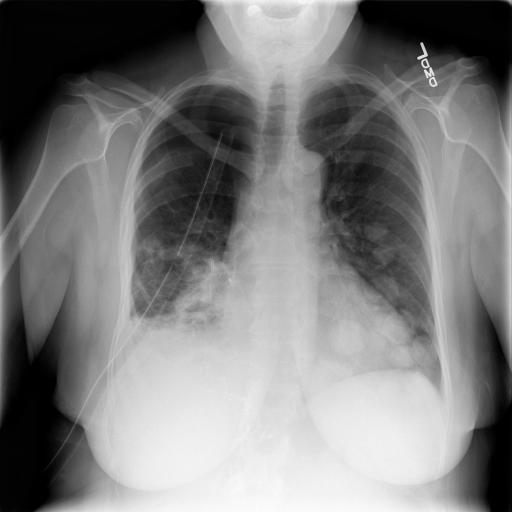
#> input picture XRAY_ACTIONS/NormalizedAndStandardized_images/normalized_image_1.png, 1024 x 1024 px, found by its file name (shown at 1/2 size); its folder holds only this picture in this run
$ python Lesson7A.py
#> lines starting #> are read from the running program, lines starting #| are printed output that depends on the picture; after the words box and inside, x2 and y2 are one past the last pixel; in counts of white or black regions, pixels touching at a corner belong together
import os
import numpy as np
import glob
from PIL import Image
import matplotlib.pyplot as plt

from skimage.filters import threshold_otsu, threshold_multiotsu
from skimage.measure import label, regionprops
from skimage.morphology import disk, binary_opening, binary_closing


# --------------------------------------------------
# STEP 1 — HISTOGRAM FUNCTION
# --------------------------------------------------

def compute_histogram(image_path):

    image = Image.open(image_path).convert('L')
    image_array = np.array(image)

    return image_array.flatten()


# --------------------------------------------------
# STEP 2 — SMART THRESHOLDING (ROBUST)
# --------------------------------------------------

def smart_threshold(image_path):

    image = Image.open(image_path).convert('L')
    image_array = np.array(image)

    # Otsu threshold
    threshold_value = threshold_otsu(image_array)
    binary_mask = image_array > threshold_value

    # Inversion check
    ratio = np.sum(binary_mask) / binary_mask.size

    if ratio > 0.5:
        binary_mask = ~binary_mask

    # Region validation
    labeled = label(binary_mask)
    regions = regionprops(labeled)

    if len(regions) == 0:
        t1, t2 = threshold_multiotsu(image_array)
        binary_mask = (image_array > t1) & (image_array < t2)
        return binary_mask, threshold_value

    largest_region = max(regions, key=lambda r: r.area)

    area = largest_region.area
    cy, cx = largest_region.centroid

    valid = (
        area >= 140000 and
        250 <= cx <= 750 and
        250 <= cy <= 700
    )

    # fallback if invalid
    if not valid:
        t1, t2 = threshold_multiotsu(image_array)
        binary_mask = (image_array > t1) & (image_array < t2)

    return binary_mask, threshold_value


# --------------------------------------------------
# STEP 3 — CLEAN MASK (MORPHOLOGY)
# --------------------------------------------------

def clean_mask(binary_mask):

    disk_size = binary_mask.shape[1] // 51
    if disk_size < 1:
        disk_size = 1

    selem = disk(disk_size)

    opened = binary_opening(binary_mask, selem)
    cleaned = binary_closing(opened, selem)

    return cleaned, disk_size


# --------------------------------------------------
# STEP 4 — PROCESS FULL PIPELINE
# --------------------------------------------------

def process_pipeline(input_dir, output_hist, output_masks):

    os.makedirs(output_hist, exist_ok=True)
    os.makedirs(output_masks, exist_ok=True)

    for image_name in os.listdir(input_dir):

        if not image_name.endswith(".png"):
            continue

        image_path = os.path.join(input_dir, image_name)

        # -------------------------
        # HISTOGRAM
        # -------------------------
        hist_data = compute_histogram(image_path)
#> in compute_histogram, image is the input picture: PIL image 1024x1024 L; min 0, max 255, mean 124.7

        hist_path = os.path.join(
            output_hist,
            f"hist_{image_name}"
        )

        plt.hist(hist_data, bins=256, range=(0, 255))
        plt.title("Pixel Intensity Histogram")
        plt.savefig(hist_path)
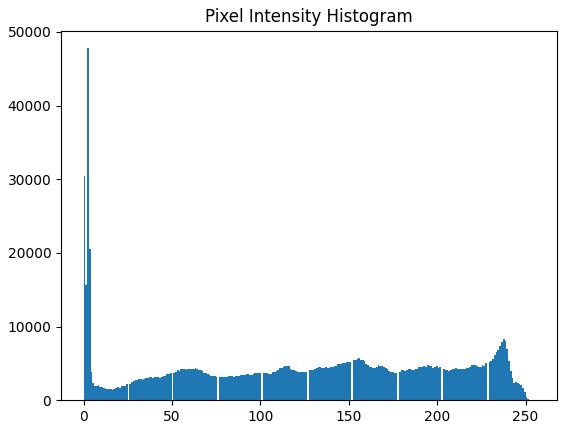
#> figure drawn by matplotlib, 1 panel; tallest bar 47800 high, from x = 1.99 to 2.99
        plt.clf()

        # -------------------------
        # THRESHOLDING
        # -------------------------
        binary_mask, thr = smart_threshold(image_path)
#> in smart_threshold, `threshold_value = threshold_otsu(image_array)`: threshold_value = 118
#> in smart_threshold, `binary_mask = image_array > threshold_value`:
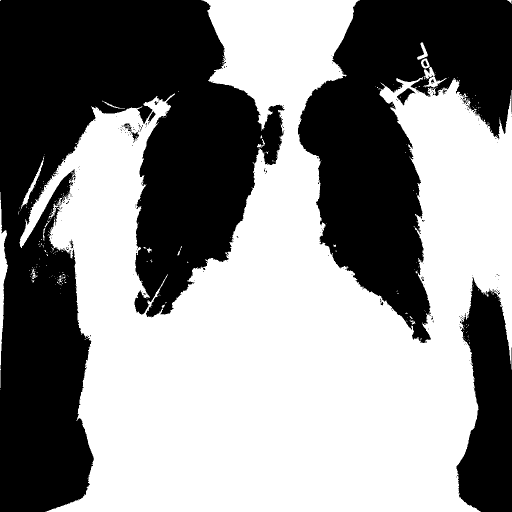
#> binary_mask: shape (1024, 1024) bool (shown at 1/2 size); 54.8% white; 248 black regions (234 under 20 px), largest, box (x1, y1, x2, y2) and area: (0, 0, 569, 1024) 291445, (596, 0, 1024, 686) 144645, (913, 554, 1024, 1024) 36561
#> in smart_threshold, `ratio = np.sum(binary_mask) / binary_mask.size`: ratio = 0.548
#> in smart_threshold, `binary_mask = ~binary_mask`: binary_mask: shape (1024, 1024) bool; 45.2% white; 248 white regions (234 under 20 px)
#> in smart_threshold, `labeled = label(binary_mask)`:
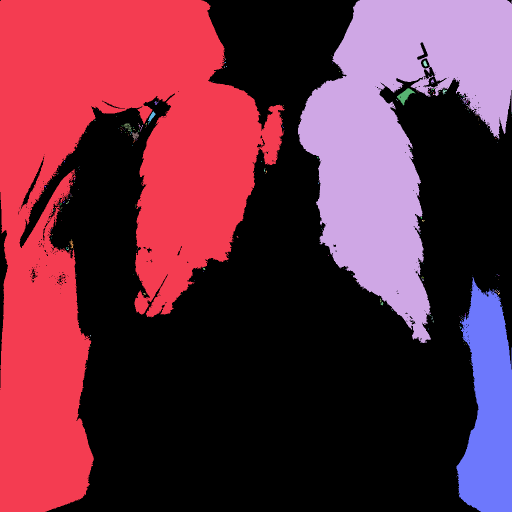
#> labeled: shape (1024, 1024) int32 (shown at 1/2 size); 249 distinct labels, from 0 to 248; one colour per label, 0 black
#> in smart_threshold, `regions = regionprops(labeled)`: regions = 248 regions; largest, box (x1, y1, x2, y2) and area: (0, 0, 569, 1024) 291445, (596, 0, 1024, 686) 144645, (913, 554, 1024, 1024) 36561, (794, 176, 831, 211) 487, (296, 223, 311, 249) 136
#> in smart_threshold, `area = largest_region.area`: area = 291445
#> in smart_threshold, `cy, cx = largest_region.centroid`: cy = 399.1; cx = 209.6
#> in smart_threshold, `valid = ( area >= 140000 and 250 <= cx <= 750 and 250 <= cy <= 700 )`: valid = False
#> in smart_threshold, `t1, t2 = threshold_multiotsu(image_array)`: t1 = 79; t2 = 169
#> in smart_threshold, `binary_mask = (image_array > t1) & (image_array < t2)`:
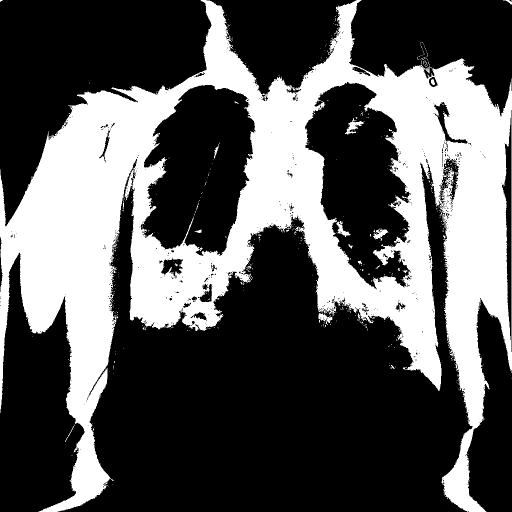
#> binary_mask: shape (1024, 1024) bool (shown at 1/2 size); 34.6% white; 529 white regions (510 under 20 px), largest, box (x1, y1, x2, y2) and area: (0, 0, 1024, 1024) 359373, (690, 236, 729, 270) 439, (746, 456, 777, 481) 325
#> thr = 118

        # -------------------------
        # CLEANING
        # -------------------------
        cleaned_mask, disk_size = clean_mask(binary_mask)
#> in clean_mask, `opened = binary_opening(binary_mask, selem)`:
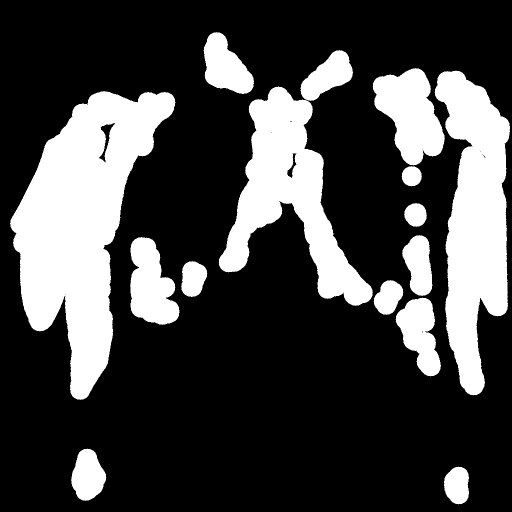
#> opened: shape (1024, 1024) bool (shown at 1/2 size); 26.6% white; 15 white regions, largest, box (x1, y1, x2, y2) and area: (20, 182, 351, 800) 96688, (869, 141, 1020, 791) 59197, (437, 173, 746, 612) 50215
#> in clean_mask, `cleaned = binary_closing(opened, selem)`:
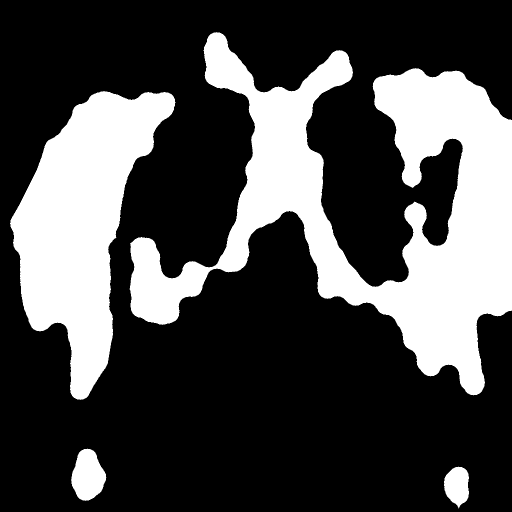
#> cleaned: shape (1024, 1024) bool (shown at 1/2 size); 28.9% white; 4 white regions, box (x1, y1, x2, y2) and area: (259, 64, 1024, 791) 195987, (20, 182, 351, 800) 98557, (142, 897, 213, 1002) 5140, (888, 933, 938, 1017) 3045
#> disk_size = 20

        # -------------------------
        # SAVE MASK
        # -------------------------
        save_path = os.path.join(
            output_masks,
            f"mask_{image_name}"
        )

        plt.imsave(save_path, cleaned_mask, cmap='gray')

        print(f"\nProcessed: {image_name}")
        print(f"Threshold: {thr}")
#| Threshold: 118
        print(f"Disk size: {disk_size}")
#| Disk size: 20
        print(f"Saved mask: {save_path}")


# --------------------------------------------------
# MAIN
# --------------------------------------------------

if __name__ == "__main__":

    input_dir = "/Users/farahjabeen/Desktop/XRAY_PROJECT/XRAY_ACTIONS/NormalizedAndStandardized_images"

    output_hist = "/Users/farahjabeen/Desktop/XRAY_PROJECT/XRAY_ACTIONS/Histogram_Images"

    output_masks = "/Users/farahjabeen/Desktop/XRAY_PROJECT/XRAY_ACTIONS/Final_Clean_Masks"

    process_pipeline(input_dir, output_hist, output_masks)

$ run again, on XRAY_ACTIONS/NormalizedAndStandardized_images/normalized_image_5.png
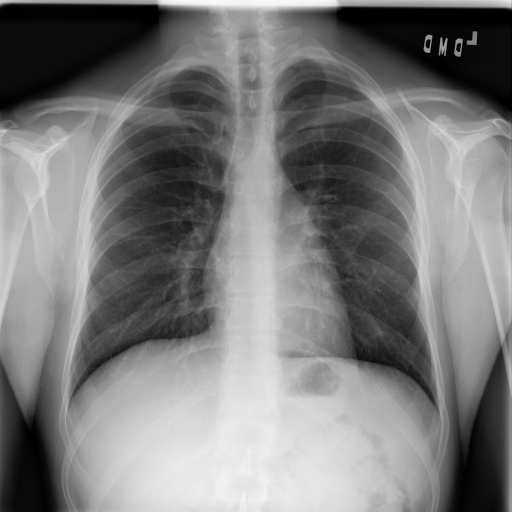
#> input picture XRAY_ACTIONS/NormalizedAndStandardized_images/normalized_image_5.png, 1024 x 1024 px, found by its file name (shown at 1/2 size)
#> in compute_histogram, image is the input picture: PIL image 1024x1024 L; min 0, max 255, mean 122.8
#> threshold_value = 116
#> in smart_threshold, `binary_mask = image_array > threshold_value`:
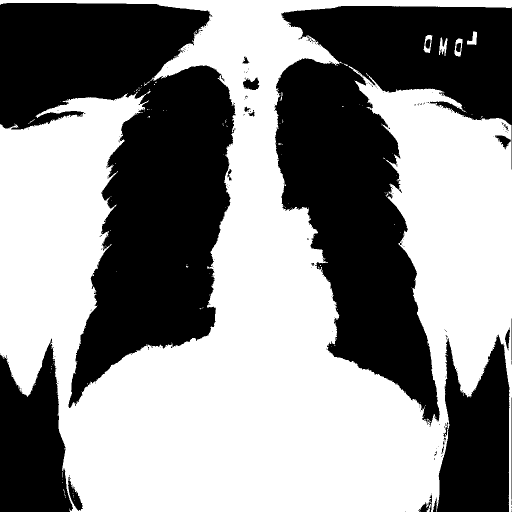
#> binary_mask: shape (1024, 1024) bool (shown at 1/2 size); 55.3% white; 218 black regions (196 under 20 px), largest, box (x1, y1, x2, y2) and area: (0, 6, 471, 816) 202204, (548, 12, 1024, 853) 190194, (873, 669, 1019, 1024) 37424
#> ratio = 0.553
#> labeled: shape (1024, 1024) int32; 219 distinct labels, from 0 to 218
#> regions = 218 regions; largest, box (x1, y1, x2, y2) and area: (0, 6, 471, 816) 202204, (548, 12, 1024, 853) 190194, (873, 669, 1019, 1024) 37424, (0, 677, 146, 1024) 34881, (136, 954, 166, 1022) 772
#> area = 202204
#> cy = 323.5; cx = 265.1
#> valid = True
#> thr = 116
#> opened: shape (1024, 1024) bool; 42% white; 6 white regions, box (x1, y1, x2, y2) and area: (150, 131, 466, 766) 122576, (553, 117, 874, 810) 116636, (0, 6, 409, 253) 70532, (594, 12, 1024, 246) 63210, (873, 717, 1019, 1024) 34327, (0, 722, 140, 1024) 32887
#> in clean_mask, `cleaned = binary_closing(opened, selem)`:
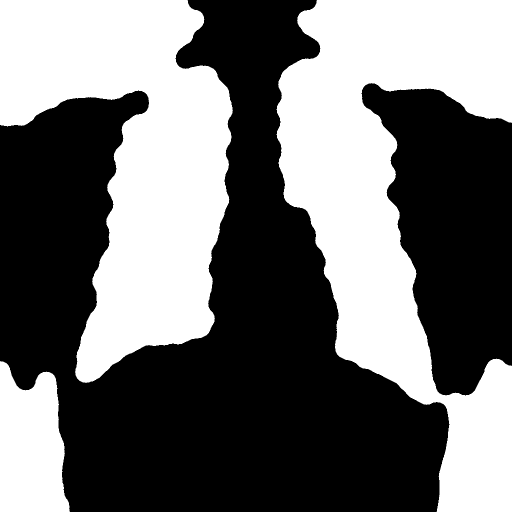
#> cleaned: shape (1024, 1024) bool (shown at 1/2 size); 43.9% white; 3 white regions, box (x1, y1, x2, y2) and area: (553, 0, 1024, 1024) 227879, (0, 0, 466, 766) 199070, (0, 722, 140, 1024) 33155
#> in process_pipeline, `cleaned_mask, disk_size = clean_mask(binary_mask)`: disk_size = 20
#| Threshold: 116
#| Disk size: 20

$ run again, on XRAY_ACTIONS/NormalizedAndStandardized_images/normalized_image_6.png
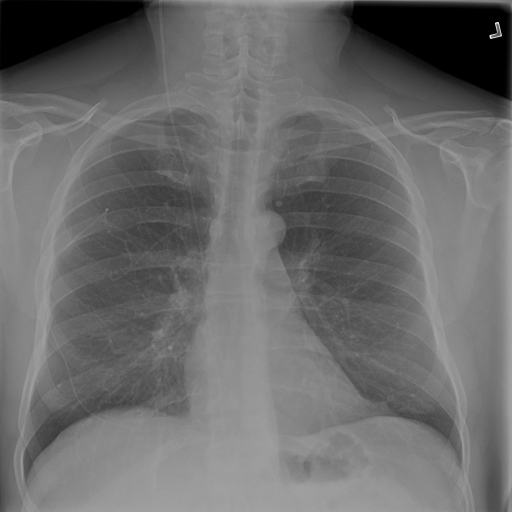
#> input picture XRAY_ACTIONS/NormalizedAndStandardized_images/normalized_image_6.png, 1024 x 1024 px, found by its file name (shown at 1/2 size)
#> in compute_histogram, image is the input picture: PIL image 1024x1024 L; min 0, max 255, mean 107.4
#> threshold_value = 91
#> in smart_threshold, `binary_mask = image_array > threshold_value`:
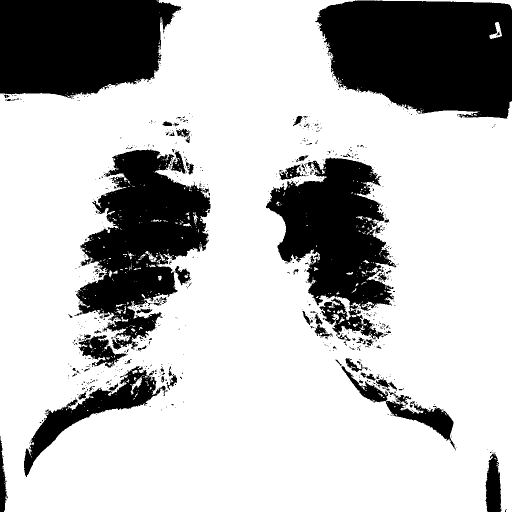
#> binary_mask: shape (1024, 1024) bool (shown at 1/2 size); 73.8% white; 771 black regions (683 under 20 px), largest, box (x1, y1, x2, y2) and area: (630, 1, 1024, 237) 75364, (0, 0, 362, 197) 58394, (148, 299, 421, 700) 55245
#> ratio = 0.738
#> labeled: shape (1024, 1024) int32; 772 distinct labels, from 0 to 771
#> regions = 771 regions; largest, box (x1, y1, x2, y2) and area: (630, 1, 1024, 237) 75364, (0, 0, 362, 197) 58394, (148, 299, 421, 700) 55245, (532, 315, 793, 679) 50090, (48, 732, 332, 954) 12679
#> area = 75364
#> cy = 106.2; cx = 848.4
#> valid = False
#> t1 = 49; t2 = 111
#> thr = 91
#> opened: shape (1024, 1024) bool; 27.4% white; 7 white regions, largest, box (x1, y1, x2, y2) and area: (62, 289, 428, 904) 111064, (527, 267, 815, 708) 77553, (0, 2, 388, 210) 36875
#> in clean_mask, `cleaned = binary_closing(opened, selem)`:
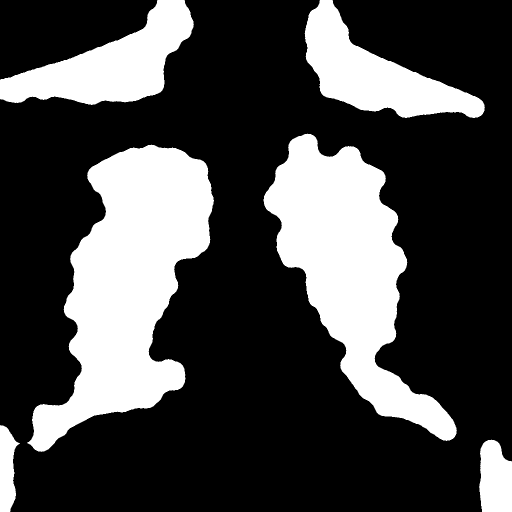
#> cleaned: shape (1024, 1024) bool (shown at 1/2 size); 28.3% white; 6 white regions, box (x1, y1, x2, y2) and area: (54, 289, 428, 904) 114242, (527, 267, 914, 882) 96248, (0, 0, 388, 210) 37501, (609, 0, 970, 236) 35617, (958, 879, 1024, 1024) 8093, (0, 850, 40, 1024) 4683
#> in process_pipeline, `cleaned_mask, disk_size = clean_mask(binary_mask)`: disk_size = 20
#| Threshold: 91
#| Disk size: 20
